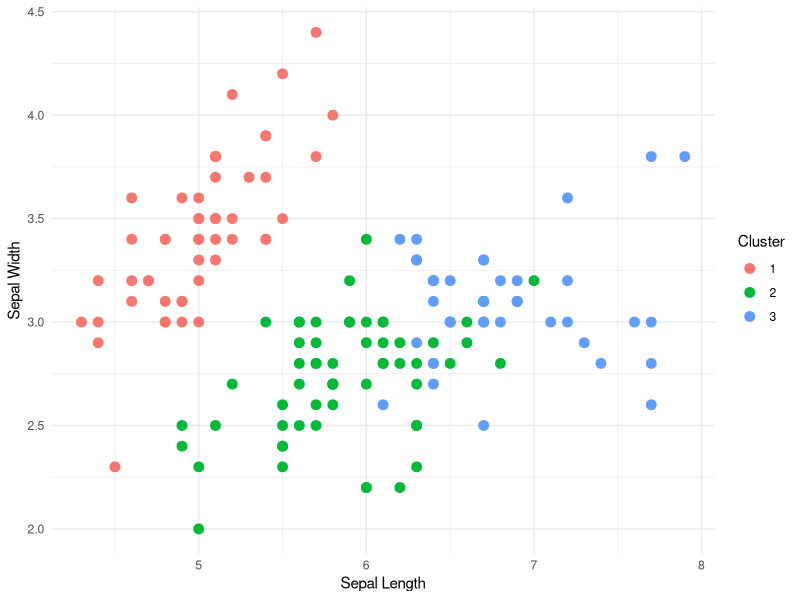

The R source for this figure:
library(ggplot2) 
data(iris) 
iris_features <- iris[, 1:4] 
set.seed(123) 
kmeans_result <- kmeans(iris_features, centers = 3, nstart = 10) 
iris_clustered <- cbind(iris, Cluster = as.factor(kmeans_result$cluster)) 
ggplot(iris_clustered, aes(x = Sepal.Length, y = Sepal.Width, color = Cluster)) + 
  geom_point(size = 3) + 
  labs( 
    tle = "K-Means Clustering of Iris Data", 
    x = "Sepal Length", 
    y = "Sepal Width" 
  ) + 
  theme_minimal()